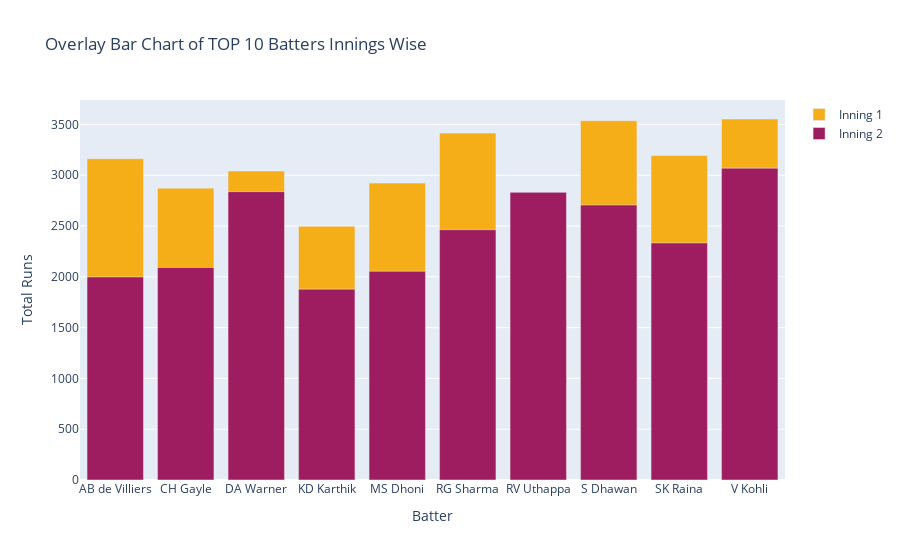

Notebook code cell kept with this figure:
### Markdown cell above
To create a grouped bar chart, you will have to create multiple traces of single Bar Charts. Also you will have to set value of `barmode='overlay'` parameter of `go.Layout()` Class.

### Code cell
inning1_trace = go.Bar(x=final_innings_runs['batter'],
                   y=final_innings_runs['first_inning'],
                   marker={'color' : '#F5AD18'},
                   name='Inning 1')
inning2_trace = go.Bar(x=final_innings_runs['batter'],
                   y=final_innings_runs['second_inning'],
                   marker={'color' : '#9E1C60'},
                   name='Inning 2')
data = [inning1_trace, inning2_trace]
layout = go.Layout(title='Overlay Bar Chart of TOP 10 Batters Innings Wise',
                   xaxis={'title' : 'Batter'},
                   yaxis={'title' : 'Total Runs'},
                   barmode='overlay')
fig = go.Figure(data=data, layout=layout)
fig.show()

### Figure 1 — Plotly figure (JSON) as saved in the notebook; plotly's stock layout.template omitted (floating-point values rounded to 4 significant figures)
{"data": [{"marker": {"color": "#F5AD18"}, "name": "Inning 1", "type": "bar", "x": ["AB de Villiers", "CH Gayle", "DA Warner", "KD Karthik", "MS Dhoni", "RG Sharma", "RV Uthappa", "S Dhawan", "SK Raina", "V Kohli"], "y": [3163, 2873, 3042, 2497, 2923, 3415, 2120, 3537, 3194, 3554]}, {"marker": {"color": "#9E1C60"}, "name": "Inning 2", "type": "bar", "x": ["AB de Villiers", "CH Gayle", "DA Warner", "KD Karthik", "MS Dhoni", "RG Sharma", "RV Uthappa", "S Dhawan", "SK Raina", "V Kohli"], "y": [1999, 2092, 2839, 1879, 2055, 2464, 2832, 2707, 2334, 3070]}], "layout": {"barmode": "overlay", "title": {"text": "Overlay Bar Chart of TOP 10 Batters Innings Wise"}, "xaxis": {"title": {"text": "Batter"}}, "yaxis": {"title": {"text": "Total Runs"}}}}
